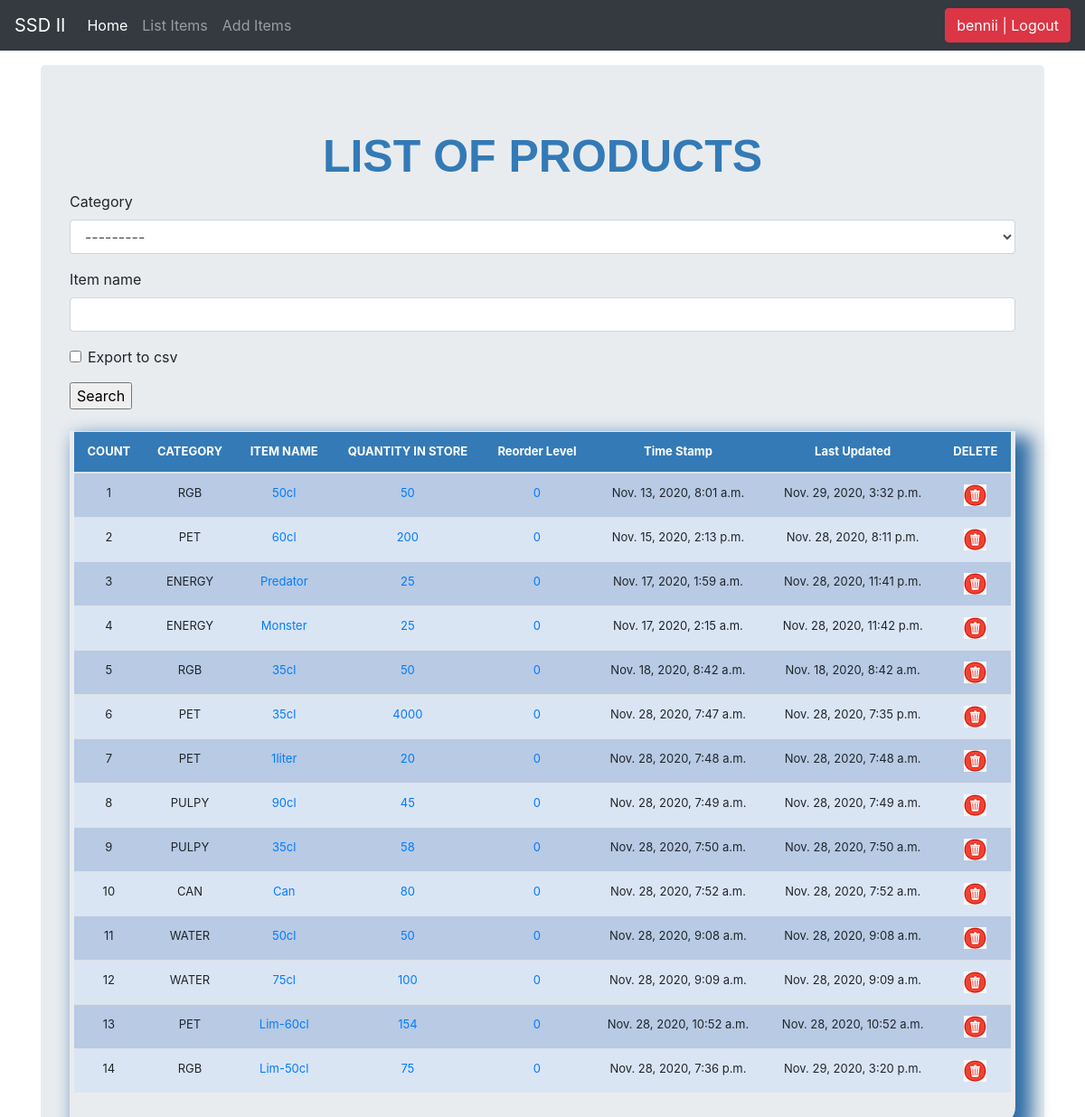
The app's page /list_items/ (signed in) with its own data.
### stockmgmt/models.py (models this page shows, shortened)
class Stock(models.Model):
    category = models.ForeignKey(Category, on_delete=models.CASCADE, blank=True)
    item_name = models.CharField(max_length=64, blank=True, null=True)
    quantity = models.IntegerField(default='0', blank=False, null=True)
    receive_quantity = models.IntegerField(default='0', blank=True, null=True)
    receive_by = models.CharField(max_length=64, blank=True, null=True)
    issue_quantity = models.IntegerField(default='0', blank=True, null=True)
    issue_by = models.CharField(max_length=64, blank=True, null=True)
    issue_to = models.CharField(max_length=64, blank=True, null=True)
    phone_number = models.CharField(max_length=64, blank=True, null=True)
    created_by = models.CharField(max_length=64, blank=True, null=True)
    reorder_level = models.IntegerField(default='0', blank=True, null=True)
    last_updated = models.DateTimeField(auto_now_add=False, auto_now=True)
    timestamp = models.DateTimeField(auto_now_add=True, auto_now=False)

class Category(models.Model):
	name = models.CharField(max_length=64, blank=True, null=True)
	def __str__(self):
		return self.name

### stockmgmt/views.py (the view, shortened to what this page needs)
# urls.py: path('list_items/', views.list_items, name='list_items'),
def list_items(request):
    header = "LIST OF PRODUCTS"
    form = StockSearchForm(request.POST or None)  #inputing the form search.
    queryset = Stock.objects.all()
    context = {
        "header": header,
        "queryset": queryset,
        "form": form,
    }
    return render(request, "stockmgmt/list_items.html", context)

### stockmgmt/forms.py
class StockSearchForm(forms.ModelForm):
    export_to_CSV = forms.BooleanField(required=False)
    class Meta:
        model = Stock
        fields = ['category', 'item_name']

### stockmgmt/templates/stockmgmt/list_items.html (shortened to what this page needs)
<!DOCTYPE html>
<html>
    <head>
    </head>
    <body>
    </body>
</html>
{% load static %}
{% load crispy_forms_tags %}
<!doctype html>
<html lang="en">
  <head>
<link href="{% static 'stockmgmt/css/styles.css' %}" rel="stylesheet">
<link href="{% static 'stockmgmt/css/bootstrap.min.css' %}" rel="stylesheet">
<link href="{% static 'stockmgmt/css/navbar-top-fixed.css' %}" rel="stylesheet">
    <link href="navbar-top-fixed.css" rel="stylesheet">
  </head>
  <body>
    {% include 'stockmgmt/navbar.html' %}
    <main role="main" class="container">
      <div class="jumbotron">
        <div class="header">{{header}}</div>
        <form method="POST" action="">{% csrf_token %}
            {{ form|crispy }}
             <input type="submit" value="Search"/>
        </form>
        <br>
        <div class="display_table">
            <table class="table">
                <thead>
                    <tr>
                      <th>COUNT</th>
                      <th>CATEGORY</th>
                      <th>ITEM NAME</th>
                      <th>QUANTITY IN STORE</th>
                      <th>Reorder Level</th>
                      <th>Time Stamp</th>
                      <th>Last Updated</th>
                      <th>DELETE</th>
                    </tr>
                </thead>
                {% for instance in queryset %}
                <tr>
                    <td>{{forloop.counter}}</td>
                    <td>{{instance.category}}</td>
                    <td><a href="{% url 'update_items' instance.id %}">{{instance.item_name}}</a></td>
                    <td>
                      {% if instance.quantity <= instance.reorder_level %}
                        <div style="background-color:red;">
                          <a href="{% url 'stock_detail' instance.id %}">{{ instance.quantity}}</a>
                        </div>
                      {% else %}
                        <a href="{% url 'stock_detail' instance.id %}">{{instance.quantity}}</a>
                      {% endif %}
                    </td>
                    <td><a href="{% url 'reorder_level' instance.id %}">{{instance.reorder_level}}</a></td>
                    <td>{{instance.timestamp }}</td>
                    <td>{{ instance.last_updated }}</td>
                    <td><a href="{% url 'delete_items' instance.id %}"><img src="{% static 'stockmgmt/img/delete-icon.jpg' %}"></a></td>
                  </tr>
                  {% endfor %}
            </table>
        </div>
      </div>
    </main>
   </body>
</html>

### stockmgmt/templates/stockmgmt/navbar.html (shortened to what this page needs)
<nav class="navbar navbar-expand-md navbar-dark fixed-top bg-dark">
    <a class="navbar-brand" href="/">SSD II</a>
    <div class="collapse navbar-collapse" id="navbarCollapse">
      <ul class="navbar-nav mr-auto">
        <li class="nav-item active">
          <a class="nav-link" href="/">Home <span class="sr-only">(current)</span></a>
        </li>
        {% if request.user.is_authenticated %}
        <li class="nav-item">
          <a class="nav-link" href="/list_items">List Items</a>
        </li>
        <li class="nav-item">
          <a class="nav-link" href="/add_items">Add Items</a>
        </li>
        {% endif %}
      </ul>
      <ul class="navbar-nav">
        {% if request.user.is_authenticated %}
        <li><a href="/accounts/logout"><button class="btn btn-danger">{{ user }} | Logout</button></a><li>
        {% else %}
        <li><a href="/accounts/login">Login</a></li>
        {% endif %}
      </ul>
    </div>
  </nav>

### stockmgmt/static/stockmgmt/CSS/styles.css (style rules this page uses)
table { font-size: 13px; text-align: center; width: 95%; margin: auto; }
.table tr:nth-child(odd) { background: #B8CAE4; }
.table tr:nth-child(even) { background: #DAE5F4; }
th { background-color: #337ab7; color: white; }
.display_table { border-bottom-right-radius: 20px; padding-left: 5px; padding-right: 5px; padding-bottom: 20px; box-shadow: 12px 12px 20px 6px #2e6da4; }
.header { font-family: Helvetica; color: #337ab7; font-size: 50px; text-align: center; width: 100%; text-shadow: 6px, 6px, 6px, #c9c6c6; display: block; font-weight: bolder; }

### stockmgmt/static/stockmgmt/CSS/navbar-top-fixed.css (style rules this page uses)
body { min-height: 75rem; padding-top: 4.5rem; }

### records on screen
Stock: category "RGB", item_name "50cl", quantity "50", reorder_level "0", timestamp "Nov. 13, 2020, 8:01 a.m.", last_updated "Nov. 29, 2020, 3:32 p.m."
Stock: category "PET", item_name "60cl", quantity "200", reorder_level "0", timestamp "Nov. 15, 2020, 2:13 p.m.", last_updated "Nov. 28, 2020, 8:11 p.m."
Stock: category "ENERGY", item_name "Predator", quantity "25", reorder_level "0", timestamp "Nov. 17, 2020, 1:59 a.m.", last_updated "Nov. 28, 2020, 11:41 p.m."
Stock: category "ENERGY", item_name "Monster", quantity "25", reorder_level "0", timestamp "Nov. 17, 2020, 2:15 a.m.", last_updated "Nov. 28, 2020, 11:42 p.m."
Stock: category "RGB", item_name "35cl", quantity "50", reorder_level "0", timestamp "Nov. 18, 2020, 8:42 a.m.", last_updated "Nov. 18, 2020, 8:42 a.m."
Stock: category "PET", item_name "35cl", quantity "4000", reorder_level "0", timestamp "Nov. 28, 2020, 7:47 a.m.", last_updated "Nov. 28, 2020, 7:35 p.m."
Stock: category "PET", item_name "1liter", quantity "20", reorder_level "0", timestamp "Nov. 28, 2020, 7:48 a.m.", last_updated "Nov. 28, 2020, 7:48 a.m."
Stock: category "PULPY", item_name "90cl", quantity "45", reorder_level "0", timestamp "Nov. 28, 2020, 7:49 a.m.", last_updated "Nov. 28, 2020, 7:49 a.m."
Stock: category "PULPY", item_name "35cl", quantity "58", reorder_level "0", timestamp "Nov. 28, 2020, 7:50 a.m.", last_updated "Nov. 28, 2020, 7:50 a.m."
Stock: category "CAN", item_name "Can", quantity "80", reorder_level "0", timestamp "Nov. 28, 2020, 7:52 a.m.", last_updated "Nov. 28, 2020, 7:52 a.m."
Stock: category "WATER", item_name "50cl", quantity "50", reorder_level "0", timestamp "Nov. 28, 2020, 9:08 a.m.", last_updated "Nov. 28, 2020, 9:08 a.m."
Stock: category "WATER", item_name "75cl", quantity "100", reorder_level "0", timestamp "Nov. 28, 2020, 9:09 a.m.", last_updated "Nov. 28, 2020, 9:09 a.m."
Stock: category "PET", item_name "Lim-60cl", quantity "154", reorder_level "0", timestamp "Nov. 28, 2020, 10:52 a.m.", last_updated "Nov. 28, 2020, 10:52 a.m."
Stock: category "RGB", item_name "Lim-50cl", quantity "75", reorder_level "0", timestamp "Nov. 28, 2020, 7:36 p.m.", last_updated "Nov. 29, 2020, 3:20 p.m."

### other values on screen
{{ user }} "bennii"
{{ header }} "LIST OF PRODUCTS"
